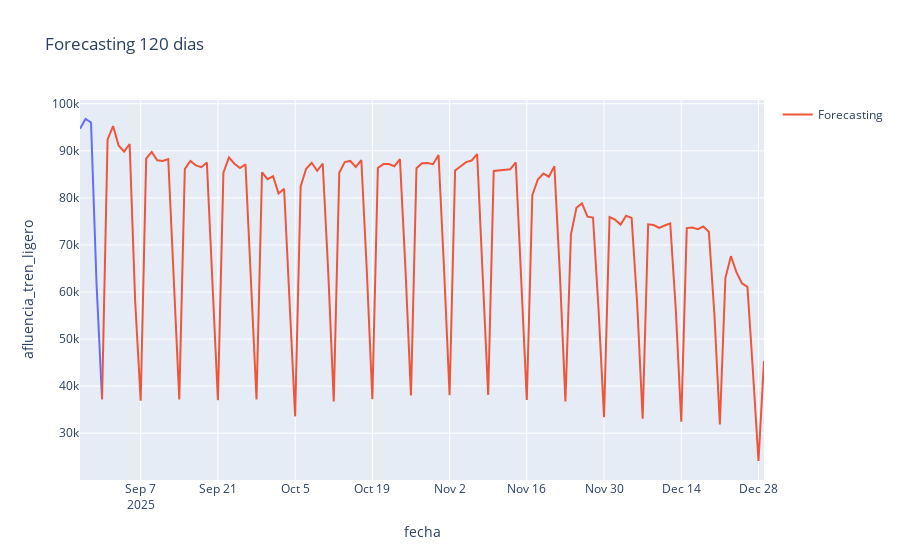

Notebook cell for this chart:
### Code cell
# Graficamos
fig = px.line(forecasting[forecasting.fecha <= df_train.fecha.max()][['fecha', 'afluencia_tren_ligero']],
            x='fecha', y='afluencia_tren_ligero',
			title=f'Forecasting {longitud} dias')
fig.data[0].name = 'Pasado'
fig.add_scatter(
    x=forecasting[forecasting.fecha >= df_train.fecha.max()]['fecha'],
    y=forecasting[forecasting.fecha >= df_train.fecha.max()]['afluencia_tren_ligero'],
    mode='lines',
    name='Forecasting'
)
fig.show()
